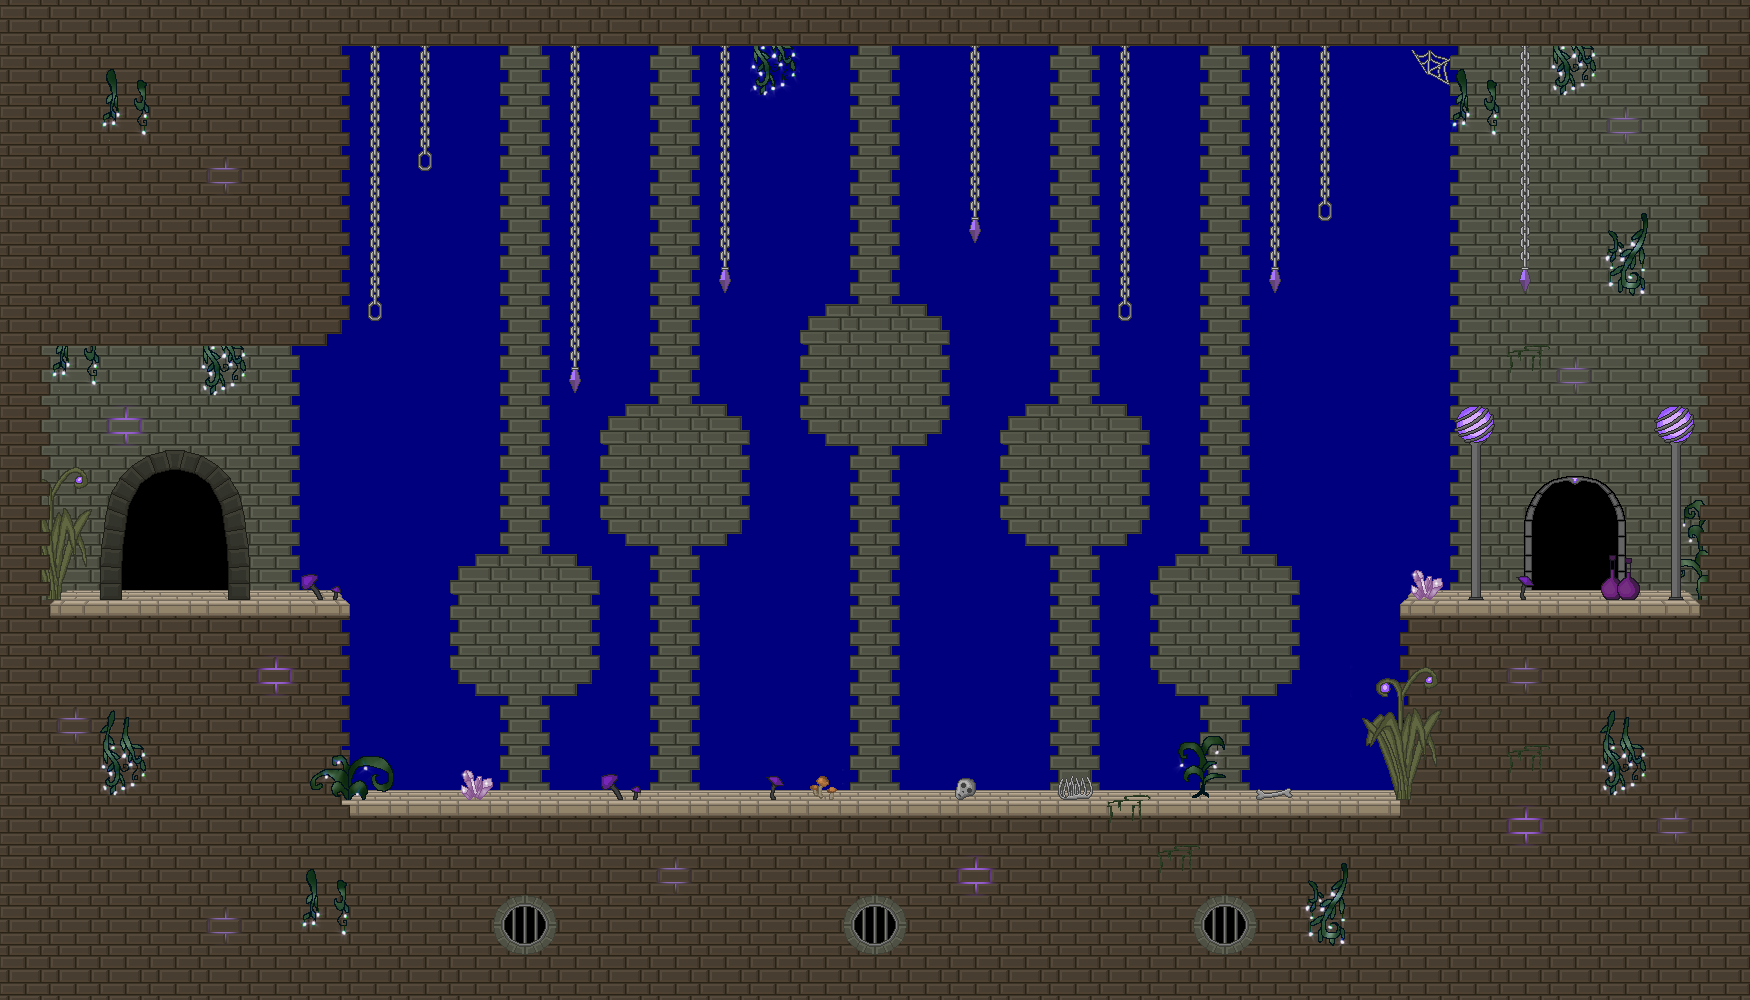

Rendered tile map (Tiled .tmx) drawn with the repository's tilesets; below, a short description and the map source with its tile grids summarised:
An orthogonal 35x20 tile map with 50x50 px tiles, 6 tile layers (BG 1, BG 2, BG 3, BG 4, ...), 1 hidden layer not drawn, 4 tilesets and 38 objects.

<map version="1.2" tiledversion="1.2.5" orientation="orthogonal" renderorder="right-down" width="35" height="20" tilewidth="50" tileheight="50" infinite="0" backgroundcolor="#00007f" nextlayerid="11" nextobjectid="133">
 <properties>
  <property name="backgroundlayers" value="-1.0,res/level/janusroom/layer_inf.png,3.0,res/level/janusroom/layer_3.png,2.0,res/level/janusroom/layer_2.png" />
  <property name="dimming" value="0.7" />
  <property name="musicpath" value="res/music/cave.ogg" />
  <property name="tilesetpath" value="res/level/janusroom/tileset_level_janusroom.png" />
 </properties>
 <tileset firstgid="1" name="tileset_level_janusroom" tilewidth="50" tileheight="50" spacing="2" margin="1" tilecount="529" columns="23">
  <image source="tileset_level_janusroom.png" width="1200" height="1200" />
  <tile id="80">
   <properties>
    <property name="light" value="40,30,100,150,0.5" />
   </properties>
   <animation>
    <frame tileid="80" duration="100" />
    <frame tileid="103" duration="100" />
    <frame tileid="126" duration="100" />
   </animation>
  </tile>
  <tile id="81">
   <properties>
    <property name="light" value="10,25,100,150,0.6" />
   </properties>
   <animation>
    <frame tileid="81" duration="100" />
    <frame tileid="104" duration="100" />
    <frame tileid="127" duration="100" />
   </animation>
  </tile>
  <tile id="128">
   <properties>
    <property name="light" value="25,25,100,150,0.8" />
   </properties>
  </tile>
  <tile id="133">
   <properties>
    <property name="light" value="25,30,100,150,0.8" />
   </properties>
  </tile>
  <tile id="189">
   <properties>
    <property name="light" value="25,25,100,100,0.3" />
   </properties>
  </tile>
  <tile id="193">
   <properties>
    <property name="light" value="25,25,100,100,0.3" />
   </properties>
  </tile>
  <tile id="215">
   <properties>
    <property name="light" value="25,30,100,150,1.0" />
   </properties>
  </tile>
  <tile id="216">
   <properties>
    <property name="light" value="25,30,100,100,0.6" />
   </properties>
  </tile>
  <tile id="239">
   <properties>
    <property name="light" value="25,30,100,100,0.6" />
   </properties>
  </tile>
  <tile id="259">
   <properties>
    <property name="light" value="25,25,100,100,0.5" />
   </properties>
  </tile>
  <tile id="260">
   <properties>
    <property name="light" value="25,25,100,100,0.2" />
   </properties>
  </tile>
  <tile id="261">
   <properties>
    <property name="light" value="50,25,100,100,0.4" />
   </properties>
  </tile>
  <tile id="285">
   <properties>
    <property name="light" value="25,25,150,150,0.8" />
   </properties>
  </tile>
  <tile id="286">
   <properties>
    <property name="light" value="25,25,100,150,0.6" />
   </properties>
  </tile>
  <tile id="348">
   <properties>
    <property name="light" value="35,35,100,100,0.5" />
   </properties>
  </tile>
  <tile id="349">
   <properties>
    <property name="light" value="30,30,100,100,0.5" />
   </properties>
  </tile>
 </tileset>
 <tileset firstgid="530" name="tileset_level_dynamic_tiles" tilewidth="50" tileheight="50" spacing="2" margin="1" tilecount="560" columns="40">
  <image source="../../convenience/tilesets/tileset_level_dynamic_tiles.png" width="2080" height="728" />
  <tile id="3">
   <properties>
    <property name="light" value="25,30,50,70,1.0" />
   </properties>
  </tile>
 </tileset>
 <tileset firstgid="1090" name="tileset_enemies" tilewidth="50" tileheight="50" spacing="2" margin="1" tilecount="50" columns="5">
  <image source="../../convenience/tilesets/tileset_enemies.png" width="260" height="520" />
  <tile id="28">
   <properties>
    <property name="gold" value="50" />
   </properties>
  </tile>
 </tileset>
 <tileset firstgid="1140" name="spritesheet_levelitems" tilewidth="50" tileheight="50" tilecount="576" columns="24">
  <image source="../../convenience/tilesets/spritesheet_levelitems.png" width="1200" height="1200" />
  <tile id="0">
   <properties>
    <property name="id" value="fo_caveberry" />
   </properties>
  </tile>
  <tile id="1">
   <properties>
    <property name="id" value="mi_goldengoblet" />
   </properties>
  </tile>
  <tile id="2">
   <properties>
    <property name="id" value="go_onecoin" />
   </properties>
  </tile>
  <tile id="3">
   <properties>
    <property name="id" value="qe_letter" />
   </properties>
  </tile>
  <tile id="4">
   <properties>
    <property name="id" value="eq_rubyring" />
   </properties>
  </tile>
  <tile id="5">
   <properties>
    <property name="id" value="fo_physalis" />
   </properties>
  </tile>
  <tile id="6">
   <properties>
    <property name="id" value="mi_candleholder" />
   </properties>
  </tile>
  <tile id="25">
   <properties>
    <property name="id" value="fo_healingherb" />
   </properties>
  </tile>
  <tile id="26">
   <properties>
    <property name="id" value="fo_glowingshroom" />
   </properties>
  </tile>
  <tile id="27">
   <properties>
    <property name="id" value="go_threecoins" />
   </properties>
  </tile>
  <tile id="28">
   <properties>
    <property name="id" value="fo_water" />
   </properties>
  </tile>
  <tile id="48">
   <properties>
    <property name="id" value="fo_cheese" />
   </properties>
  </tile>
  <tile id="49">
   <properties>
    <property name="id" value="fo_bread" />
   </properties>
  </tile>
  <tile id="50">
   <properties>
    <property name="id" value="fo_lesserhealingpotion" />
   </properties>
  </tile>
  <tile id="51">
   <properties>
    <property name="id" value="fo_rawmeat" />
   </properties>
  </tile>
  <tile id="52">
   <properties>
    <property name="id" value="we_oathbreaker" />
   </properties>
  </tile>
  <tile id="54">
   <properties>
    <property name="id" value="eq_ironring" />
   </properties>
  </tile>
  <tile id="56">
   <properties>
    <property name="id" value="co_smallpouch" />
   </properties>
  </tile>
  <tile id="59">
   <properties>
    <property name="id" value="eq_stephenhelmet" />
   </properties>
  </tile>
  <tile id="60">
   <properties>
    <property name="id" value="fo_beer" />
   </properties>
  </tile>
  <tile id="72">
   <properties>
    <property name="id" value="fo_apple" />
   </properties>
  </tile>
  <tile id="73">
   <properties>
    <property name="id" value="mi_silverplate" />
   </properties>
  </tile>
  <tile id="75">
   <properties>
    <property name="id" value="fo_roastedmeat" />
   </properties>
  </tile>
  <tile id="76">
   <properties>
    <property name="id" value="we_simplesword" />
   </properties>
  </tile>
  <tile id="96">
   <properties>
    <property name="id" value="we_inconspicuousdagger" />
   </properties>
  </tile>
  <tile id="106">
   <properties>
    <property name="id" value="ke_janusroom" />
   </properties>
  </tile>
  <tile id="107">
   <properties>
    <property name="id" value="ke_syrahbasement" />
   </properties>
  </tile>
  <tile id="120">
   <properties>
    <property name="id" value="fo_mediumhealingpotion" />
   </properties>
  </tile>
  <tile id="144">
   <properties>
    <property name="id" value="eq_wizardhatice" />
   </properties>
  </tile>
  <tile id="145">
   <properties>
    <property name="id" value="eq_wizardhatfire" />
   </properties>
  </tile>
 </tileset>
 <layer id="1" name="BG 1" width="35" height="20">
  <data>[700 cells, 485 non-empty, 15 distinct tile ids]</data>
 </layer>
 <layer id="2" name="BG 2" width="35" height="20">
  <data>[700 cells, 100 non-empty, 36 distinct tile ids]</data>
 </layer>
 <layer id="3" name="BG 3" width="35" height="20">
  <data>[700 cells, 122 non-empty, 19 distinct tile ids]</data>
 </layer>
 <layer id="4" name="BG 4" width="35" height="20">
  <data>[700 cells, 40 non-empty, 21 distinct tile ids]</data>
 </layer>
 <layer id="5" name="LFG 1" width="35" height="20">
  <data>[700 cells, 26 non-empty, 15 distinct tile ids]</data>
 </layer>
 <layer id="6" name="FG 1" width="35" height="20">
  <data>[700 cells, 73 non-empty, 3 distinct tile ids]</data>
 </layer>
 <layer id="7" name="collidable" width="35" height="20" visible="0">
  <data>[700 cells, 289 non-empty, 1 distinct tile ids]</data>
 </layer>
 <objectgroup id="8" name="dynamic">
  <object id="93" gid="589" x="550" y="400" width="50" height="50">
   <properties>
    <property name="color" value="purple" />
   </properties>
  </object>
  <object id="94" gid="589" x="700" y="300" width="50" height="50">
   <properties>
    <property name="color" value="purple" />
   </properties>
  </object>
  <object id="95" gid="589" x="950" y="250" width="50" height="50">
   <properties>
    <property name="color" value="purple" />
   </properties>
  </object>
  <object id="96" gid="589" x="1250" y="300" width="50" height="50">
   <properties>
    <property name="color" value="purple" />
   </properties>
  </object>
  <object id="97" gid="589" x="1500" y="300" width="50" height="50">
   <properties>
    <property name="color" value="purple" />
   </properties>
  </object>
  <object id="98" gid="589" x="1450" y="450" width="50" height="50">
   <properties>
    <property name="color" value="purple" />
   </properties>
  </object>
  <object id="99" gid="589" x="1650" y="450" width="50" height="50">
   <properties>
    <property name="color" value="purple" />
   </properties>
  </object>
  <object id="100" gid="593" x="450" y="800" width="50" height="50" />
  <object id="101" gid="593" x="700" y="800" width="50" height="50" />
  <object id="102" gid="593" x="1000" y="800" width="50" height="50" />
  <object id="103" gid="593" x="1250" y="800" width="50" height="50" />
  <object id="109" gid="613" x="500" y="650" width="50" height="50">
   <properties>
    <property name="color" value="purple" />
   </properties>
  </object>
  <object id="110" gid="613" x="850" y="400" width="50" height="50">
   <properties>
    <property name="color" value="purple" />
   </properties>
  </object>
  <object id="111" gid="613" x="1050" y="500" width="50" height="50">
   <properties>
    <property name="color" value="purple" />
   </properties>
  </object>
  <object id="112" gid="613" x="650" y="500" width="50" height="50">
   <properties>
    <property name="color" value="purple" />
   </properties>
  </object>
  <object id="113" gid="613" x="1200" y="650" width="50" height="50">
   <properties>
    <property name="color" value="purple" />
   </properties>
  </object>
  <object id="114" gid="589" x="762.5" y="750" width="50" height="50">
   <properties>
    <property name="color" value="purple" />
   </properties>
  </object>
  <object id="115" gid="589" x="675" y="725" width="50" height="50">
   <properties>
    <property name="color" value="purple" />
   </properties>
  </object>
  <object id="116" gid="589" x="750" y="675" width="50" height="50">
   <properties>
    <property name="color" value="purple" />
   </properties>
  </object>
  <object id="117" gid="589" x="825" y="775" width="50" height="50">
   <properties>
    <property name="color" value="purple" />
   </properties>
  </object>
  <object id="118" gid="589" x="837.5" y="687.5" width="50" height="50">
   <properties>
    <property name="color" value="purple" />
   </properties>
  </object>
  <object id="119" gid="589" x="800" y="637.5" width="50" height="50">
   <properties>
    <property name="color" value="purple" />
   </properties>
  </object>
  <object id="120" gid="589" x="837.5" y="625" width="50" height="50">
   <properties>
    <property name="color" value="purple" />
   </properties>
  </object>
  <object id="121" gid="589" x="800" y="712.5" width="50" height="50">
   <properties>
    <property name="color" value="purple" />
   </properties>
  </object>
  <object id="122" gid="589" x="725" y="800" width="50" height="50">
   <properties>
    <property name="color" value="purple" />
   </properties>
  </object>
  <object id="123" gid="589" x="925" y="775" width="50" height="50">
   <properties>
    <property name="color" value="purple" />
   </properties>
  </object>
  <object id="124" gid="589" x="937.5" y="675" width="50" height="50">
   <properties>
    <property name="color" value="purple" />
   </properties>
  </object>
  <object id="125" gid="589" x="887.5" y="612.5" width="50" height="50">
   <properties>
    <property name="color" value="purple" />
   </properties>
  </object>
  <object id="126" gid="589" x="650" y="787.5" width="50" height="50">
   <properties>
    <property name="color" value="purple" />
   </properties>
  </object>
  <object id="127" gid="589" x="975" y="737.5" width="50" height="50">
   <properties>
    <property name="color" value="purple" />
   </properties>
  </object>
  <object id="128" gid="589" x="1062.5" y="800" width="50" height="50">
   <properties>
    <property name="color" value="purple" />
   </properties>
  </object>
  <object id="129" gid="589" x="962.5" y="800" width="50" height="50">
   <properties>
    <property name="color" value="purple" />
   </properties>
  </object>
  <object id="130" gid="589" x="850" y="812.5" width="50" height="50">
   <properties>
    <property name="color" value="purple" />
   </properties>
  </object>
  <object id="131" gid="589" x="875" y="700" width="50" height="50">
   <properties>
    <property name="color" value="purple" />
   </properties>
  </object>
 </objectgroup>
 <objectgroup id="9" name="light" visible="0">
  <object id="132" x="600" y="550" width="550" height="350">
   <ellipse />
  </object>
 </objectgroup>
 <objectgroup id="10" name="trigger">
  <object id="89" x="1550" y="500" width="50" height="100">
   <properties>
    <property name="keyguarded" value="" />
    <property name="level entry" value="res/level/forgottenpassage/forgottenpassage.tmx,1560,710" />
    <property name="persistent" value="" />
   </properties>
  </object>
  <object id="91" x="125" y="500" width="100" height="100">
   <properties>
    <property name="keyguarded" value="" />
    <property name="level entry" value="res/level/gandriacrypt/gandriacrypt.tmx,1610,1110" />
    <property name="persistent" value="" />
   </properties>
  </object>
  <object id="92" x="350" y="450" width="550" height="350">
   <properties>
    <property name="forced" value="" />
    <property name="forced map" value="res/map/gandria/gandria.tmx,2260,300" />
   </properties>
  </object>
 </objectgroup>
</map>
